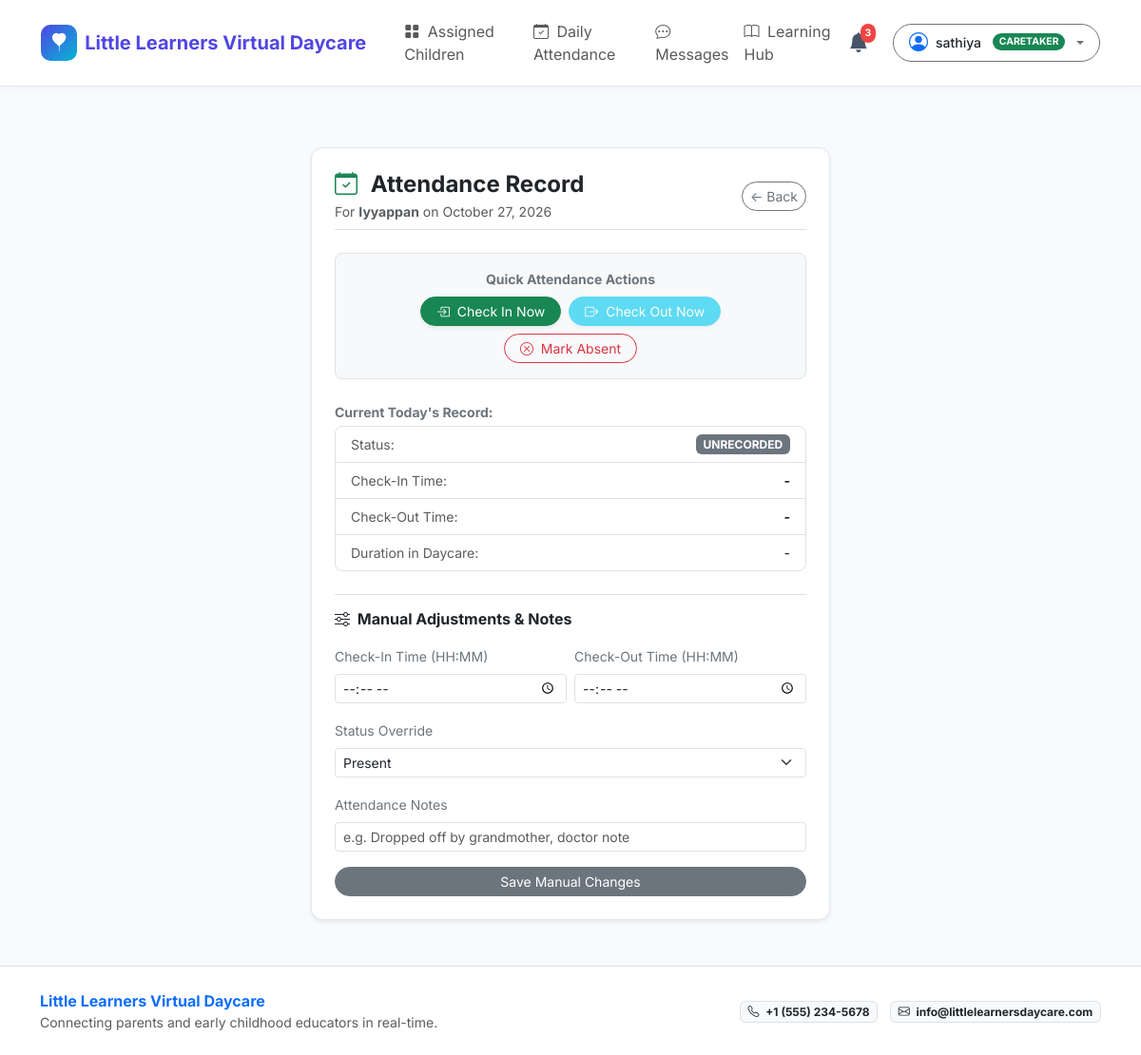
The app's page /caregiver/child/2/attendance (signed in) with its own data.
### models/user.py (models this page shows, shortened)
class User(UserMixin, db.Model):
    __tablename__ = 'users'
    id = db.Column(db.Integer, primary_key=True)
    name = db.Column(db.String(120), nullable=False)
    email = db.Column(db.String(120), unique=True, nullable=False, index=True)
    password_hash = db.Column(db.String(256), nullable=False)
    role = db.Column(db.String(20), nullable=False, default='parent') # 'admin', 'caregiver', 'parent'
    phone = db.Column(db.String(30), nullable=True)
    created_at = db.Column(db.DateTime, default=datetime.utcnow)
    is_approved = db.Column(db.Boolean, default=True) # caregivers need admin approval
    reset_token = db.Column(db.String(100), nullable=True, index=True)
    reset_token_expiry = db.Column(db.DateTime, nullable=True)
    parent_children = db.relationship('Child', back_populates='parent', foreign_keys='Child.parent_id', lazy='dynamic')
    assigned_children = db.relationship('Child', back_populates='caregiver', foreign_keys='Child.caregiver_id', lazy='dynamic')
    activity_logs = db.relationship('ActivityLog', back_populates='author', lazy='dynamic')
    photos_uploaded = db.relationship('Photo', back_populates='uploader', lazy='dynamic')
    sent_messages = db.relationship('Message', back_populates='sender', foreign_keys='Message.sender_id', lazy='dynamic')
    received_messages = db.relationship('Message', back_populates='receiver', foreign_keys='Message.receiver_id', lazy='dynamic')
    notifications = db.relationship('Notification', back_populates='user', lazy='dynamic', cascade='all, delete-orphan')
    complaints = db.relationship('Complaint', back_populates='user', lazy='dynamic')
    @property
    def is_admin(self):
        return self.role == 'admin'
    @property
    def is_caretaker(self):
        return self.role in ('caretaker', 'caregiver')
    @property
    def is_caregiver(self):
        return self.is_caretaker
    @property
    def is_parent(self):
        return self.role == 'parent'
    @property
    def display_role(self):
        if self.is_caretaker:
            return "Caretaker"
        return self.role.title()

### models/child.py (models this page shows, shortened)
class Child(db.Model):
    __tablename__ = 'children'
    id = db.Column(db.Integer, primary_key=True)
    name = db.Column(db.String(120), nullable=False)
    dob = db.Column(db.Date, nullable=False)
    gender = db.Column(db.String(20), nullable=True, default='unspecified')
    allergies = db.Column(db.Text, nullable=True)
    notes = db.Column(db.Text, nullable=True)
    photo_url = db.Column(db.String(255), nullable=True)
    qr_code_path = db.Column(db.String(255), nullable=True)
    parent_id = db.Column(db.Integer, db.ForeignKey('users.id'), nullable=False)
    caregiver_id = db.Column(db.Integer, db.ForeignKey('users.id'), nullable=True)
    created_at = db.Column(db.DateTime, default=datetime.utcnow)
    parent = db.relationship('User', foreign_keys=[parent_id], back_populates='parent_children')
    caregiver = db.relationship('User', foreign_keys=[caregiver_id], back_populates='assigned_children')
    activity_logs = db.relationship(
        'ActivityLog', back_populates='child', cascade='all, delete-orphan',
        order_by='ActivityLog.timestamp.desc()', lazy='dynamic'
    )
    photos = db.relationship(
        'Photo', back_populates='child', cascade='all, delete-orphan',
        order_by='Photo.timestamp.desc()', lazy='dynamic'
    )
    attendance_records = db.relationship(
        'Attendance', back_populates='child', cascade='all, delete-orphan',
        order_by='Attendance.date.desc()', lazy='dynamic'
    )
    messages = db.relationship(
        'Message', back_populates='child', cascade='all, delete-orphan',
        order_by='Message.timestamp.asc()', lazy='dynamic'
    )

### routes/caregiver.py (the view, shortened to what this page needs)
@caregiver_bp.route('/child/<int:child_id>/attendance', methods=['GET', 'POST'])
def mark_child_attendance(child_id):
    child = get_authorized_child(child_id)
    today = date.today()
    record = Attendance.query.filter_by(child_id=child.id, date=today).first()
    return render_template('caregiver/attendance.html', child=child, record=record, today=today)

### templates/caregiver/attendance.html (shortened to what this page needs)
{% extends "base.html" %}
{% block content %}
<div class="container py-4">
  <div class="row justify-content-center">
    <div class="col-md-7 col-lg-6">
      <div class="card card-custom p-4 shadow-sm">
        <div class="d-flex justify-content-between align-items-center mb-4 pb-2 border-bottom">
          <div>
            <h4 class="fw-bold text-dark mb-1">
              <i class="bi bi-calendar-check text-success me-2"></i> Attendance Record
            </h4>
            <p class="text-muted small mb-0">For <strong>{{ child.name }}</strong> on {{ today.strftime('%B %d, %Y') }}</p>
          </div>
          <a href="{{ url_for('caregiver.child_detail', child_id=child.id) }}" class="btn btn-outline-secondary btn-sm rounded-pill">
            &larr; Back
          </a>
        </div>
        <div class="bg-light p-3 rounded-3 border mb-4 text-center">
          <span class="small fw-bold text-secondary d-block mb-2">Quick Attendance Actions</span>
          <div class="d-flex flex-wrap justify-content-center gap-2">
            <form method="POST" action="{{ url_for('caregiver.mark_child_attendance', child_id=child.id) }}" class="d-inline">
              <button type="submit" class="btn btn-success btn-sm rounded-pill px-3 shadow-sm" {% if record and record.check_in_time %}disabled{% endif %}>
                <i class="bi bi-box-arrow-in-right me-1"></i> Check In Now
              </button>
            </form>
            <form method="POST" action="{{ url_for('caregiver.mark_child_attendance', child_id=child.id) }}" class="d-inline">
              <button type="submit" class="btn btn-info text-white btn-sm rounded-pill px-3 shadow-sm" {% if not record or not record.check_in_time or record.check_out_time %}disabled{% endif %}>
                <i class="bi bi-box-arrow-right me-1"></i> Check Out Now
              </button>
            </form>
            <form method="POST" action="{{ url_for('caregiver.mark_child_attendance', child_id=child.id) }}" class="d-inline">
              <button type="submit" class="btn btn-outline-danger btn-sm rounded-pill px-3" {% if record and record.check_in_time %}disabled{% endif %}>
                <i class="bi bi-x-circle me-1"></i> Mark Absent
              </button>
            </form>
          </div>
        </div>
        <div class="mb-4">
          <label class="small text-secondary fw-bold d-block mb-1">Current Today's Record:</label>
          <div class="list-group list-group-flush border rounded-3">
            <div class="list-group-item d-flex justify-content-between">
              <span class="text-muted small">Status:</span>
              <span class="badge {{ record.badge_class if record else 'bg-secondary' }}">{{ record.status.upper() if record else 'UNRECORDED' }}</span>
            </div>
            <div class="list-group-item d-flex justify-content-between">
              <span class="text-muted small">Check-In Time:</span>
              <strong class="text-dark small">{{ record.formatted_check_in if record else '-' }}</strong>
            </div>
            <div class="list-group-item d-flex justify-content-between">
              <span class="text-muted small">Check-Out Time:</span>
              <strong class="text-dark small">{{ record.formatted_check_out if record else '-' }}</strong>
            </div>
            <div class="list-group-item d-flex justify-content-between">
              <span class="text-muted small">Duration in Daycare:</span>
              <span class="text-dark small">{{ record.duration_str if record else '-' }}</span>
            </div>
          </div>
        </div>
        <div class="border-top pt-3">
          <h6 class="fw-bold text-dark mb-3"><i class="bi bi-sliders me-1"></i> Manual Adjustments & Notes</h6>
          <form method="POST" action="{{ url_for('caregiver.mark_child_attendance', child_id=child.id) }}">
            <div class="row g-2 mb-3">
              <div class="col-6">
                <label class="form-label small text-secondary">Check-In Time (HH:MM)</label>
                <input type="time" class="form-control form-control-sm" name="check_in_time" value="{{ record.check_in_time.strftime('%H:%M') if record and record.check_in_time else '' }}">
              </div>
              <div class="col-6">
                <label class="form-label small text-secondary">Check-Out Time (HH:MM)</label>
                <input type="time" class="form-control form-control-sm" name="check_out_time" value="{{ record.check_out_time.strftime('%H:%M') if record and record.check_out_time else '' }}">
              </div>
            </div>
            <div class="mb-3">
              <label class="form-label small text-secondary">Status Override</label>
              <select class="form-select form-select-sm" name="status">
                <option value="present" {% if record and record.status == 'present' %}selected{% endif %}>Present</option>
              </select>
            </div>
            <div class="mb-3">
              <label class="form-label small text-secondary">Attendance Notes</label>
              <input type="text" class="form-control form-control-sm" name="notes" value="{{ record.notes if record else '' }}" placeholder="e.g. Dropped off by grandmother, doctor note">
            </div>
            <button type="submit" class="btn btn-secondary btn-sm w-100 rounded-pill">
              Save Manual Changes
            </button>
          </form>
        </div>
      </div>
    </div>
  </div>
</div>
{% endblock %}

### templates/base.html (shortened to what this page needs)
<!DOCTYPE html>
<html lang="en">
<head>
  <link href="https://cdn.jsdelivr.net/npm/bootstrap@5.3.3/dist/css/bootstrap.min.css" rel="stylesheet">
  <link href="https://cdn.jsdelivr.net/npm/bootstrap-icons@1.11.3/font/bootstrap-icons.min.css" rel="stylesheet">
  <link rel="stylesheet" href="{{ url_for('static', filename='css/style.css') }}">
</head>
<body>
  <nav class="navbar navbar-expand-lg navbar-custom sticky-top">
    <div class="container-fluid px-lg-4">
      <a class="navbar-brand brand-logo" href="{{ url_for('index') }}">
        <div class="brand-icon">
          <i class="bi bi-balloon-heart-fill"></i>
        </div>
        <span>{{ daycare_name }}</span>
      </a>
      <div class="collapse navbar-collapse" id="navbarMain">
        <ul class="navbar-nav me-auto mb-2 mb-lg-0 ms-lg-3">
          {% if current_user.is_authenticated %}
            {% if current_user.is_admin %}
              <li class="nav-item">
                <a class="nav-link {% if request.endpoint == 'admin.dashboard' %}active fw-bold text-primary{% endif %}" href="{{ url_for('admin.dashboard') }}">
                  <i class="bi bi-speedometer2 me-1"></i> Dashboard
                </a>
              </li>
              <li class="nav-item">
                <a class="nav-link {% if 'caregiver' in request.endpoint %}active fw-bold text-primary{% endif %}" href="{{ url_for('admin.caregivers') }}">
                  <i class="bi bi-person-badge me-1"></i> Caretakers
                </a>
              </li>
              <li class="nav-item">
                <a class="nav-link {% if 'children' in request.endpoint or 'child' in request.endpoint %}active fw-bold text-primary{% endif %}" href="{{ url_for('admin.children') }}">
                  <i class="bi bi-people me-1"></i> Children
                </a>
              </li>
              <li class="nav-item">
                <a class="nav-link {% if 'complaint' in request.endpoint %}active fw-bold text-primary{% endif %}" href="{{ url_for('admin.complaints') }}">
                  <i class="bi bi-chat-square-dots me-1"></i> Inquiries & Complaints
                </a>
              </li>
              <li class="nav-item">
                <a class="nav-link {% if 'learning' in request.endpoint %}active fw-bold text-primary{% endif %}" href="{{ url_for('admin.learning') }}">
                  <i class="bi bi-book me-1"></i> Learning Resources
                </a>
              </li>
            {% elif current_user.is_caregiver and current_user.is_approved %}
              <li class="nav-item">
                <a class="nav-link {% if request.endpoint == 'caregiver.dashboard' %}active fw-bold text-primary{% endif %}" href="{{ url_for('caregiver.dashboard') }}">
                  <i class="bi bi-grid-fill me-1"></i> Assigned Children
                </a>
              </li>
              <li class="nav-item">
                <a class="nav-link {% if request.endpoint == 'caregiver.roster_attendance' %}active fw-bold text-primary{% endif %}" href="{{ url_for('caregiver.roster_attendance') }}">
                  <i class="bi bi-calendar-check me-1"></i> Daily Attendance
                </a>
              </li>
              <li class="nav-item">
                <a class="nav-link {% if 'messages' in request.endpoint %}active fw-bold text-primary{% endif %}" href="{{ url_for('messages.message_threads') }}">
                  <i class="bi bi-chat-dots me-1"></i> Messages
                </a>
              </li>
              <li class="nav-item">
                <a class="nav-link" href="{{ url_for('learning.index') }}">
                  <i class="bi bi-book me-1"></i> Learning Hub
                </a>
              </li>
            {% endif %}
          {% endif %}
        </ul>
        <div class="d-flex align-items-center gap-3">
          {% if current_user.is_authenticated %}
            <div class="dropdown">
              <button class="notification-bell-btn position-relative" type="button" id="notificationBellBtn" data-bs-toggle="dropdown" aria-expanded="false">
                <i class="bi bi-bell-fill"></i>
                <span id="notificationBadge" class="notification-badge {% if unread_notifs_count == 0 %}d-none{% endif %}">
                  {{ unread_notifs_count }}
                </span>
              </button>
            </div>
            <div class="dropdown">
              <button class="btn btn-sm btn-outline-secondary dropdown-toggle d-flex align-items-center gap-2 rounded-pill px-3 py-1" type="button" data-bs-toggle="dropdown" aria-expanded="false">
                <i class="bi bi-person-circle fs-5 text-primary"></i>
                <span class="fw-medium text-dark">{{ current_user.name }}</span>
                <span class="badge {% if current_user.is_admin %}bg-dark{% elif current_user.is_caregiver %}bg-success{% else %}bg-primary{% endif %} rounded-pill ms-1 text-uppercase" style="font-size: 0.65rem;">
                  {{ current_user.display_role }}
                </span>
              </button>
            </div>
          {% else %}
            <a href="{{ url_for('auth.login') }}" class="btn btn-outline-primary btn-sm px-3 rounded-pill fw-medium">Sign In</a>
            <a href="{{ url_for('auth.register') }}" class="btn btn-primary btn-sm px-3 rounded-pill fw-medium">Register</a>
          {% endif %}
        </div>
      </div>
    </div>
  </nav>
  <div class="toast-container position-fixed bottom-0 end-0 p-3" id="toastContainer" style="z-index: 1090;"></div>
  <main class="py-4">
    {% block content %}{% endblock %}
  </main>
  <footer class="bg-white border-top py-4 mt-auto">
    <div class="container">
      <div class="row align-items-center gy-3">
        <div class="col-md-6 text-center text-md-start">
          <span class="fw-bold text-primary">{{ daycare_name }}</span>
          <p class="text-muted small mb-0">Connecting parents and early childhood educators in real-time.</p>
        </div>
        <div class="col-md-6 text-center text-md-end">
          <span class="badge bg-light text-dark border me-2"><i class="bi bi-telephone me-1"></i> {{ daycare_phone }}</span>
          <span class="badge bg-light text-dark border"><i class="bi bi-envelope me-1"></i> {{ daycare_email }}</span>
        </div>
      </div>
    </div>
  </footer>
</body>
</html>

### records on screen
User: name "sathiya", display_role "CARETAKER"
Child: name "Iyyappan"

### other values on screen
{{ daycare_name }} "Little Learners Virtual Daycare"
{{ unread_notifs_count }} "3"
{{ record.status.upper() if record else 'UNRECORDED' }} "UNRECORDED"
{{ record.formatted_check_in if record else '-' }} "-"
{{ record.formatted_check_out if record else '-' }} "-"
{{ record.duration_str if record else '-' }} "-"
{{ daycare_phone }} "+1 (555) 234-5678"
{{ daycare_email }} "info@littlelearnersdaycare.com"
